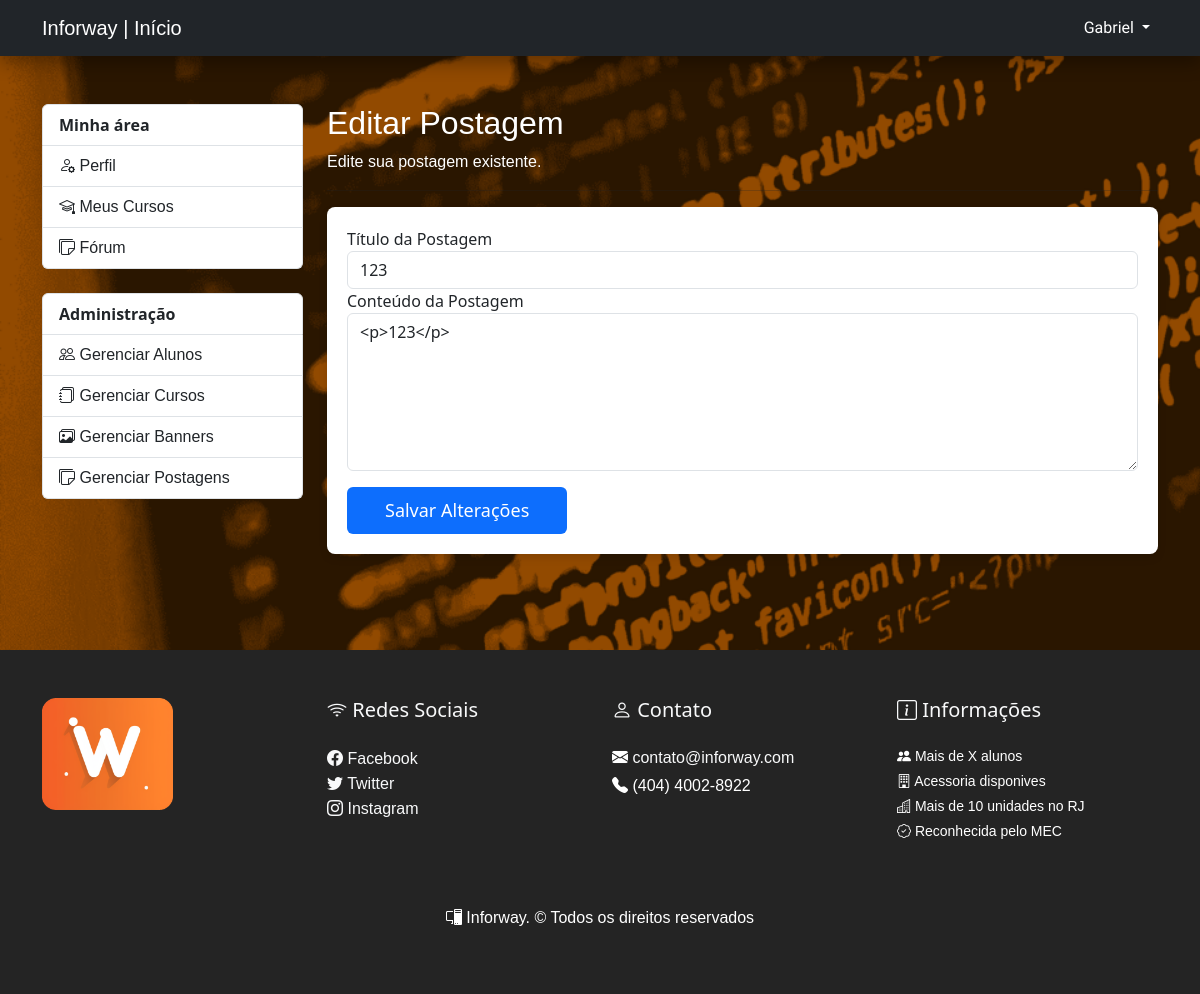
Before: /admin/edit_post.php?post_id=11 (signed in) with the older database file.
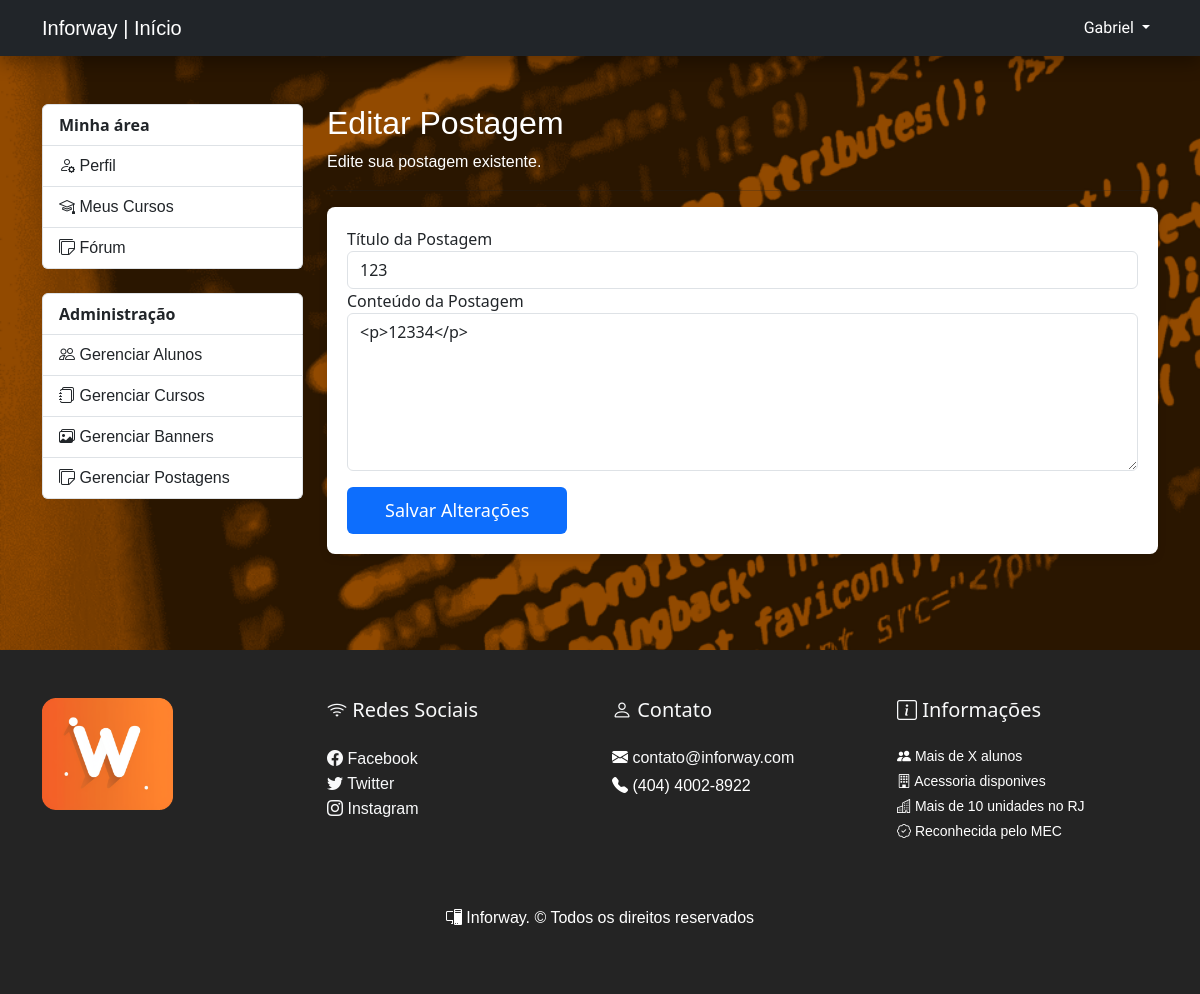
After: the same page with the newer database file.
### tables this page shows
CREATE TABLE `posts` (
  `id` int(11) NOT NULL,
  `user_id` int(11) DEFAULT NULL,
  `title` varchar(255) DEFAULT NULL,
  `content` text DEFAULT NULL,
  `image` varchar(255) NOT NULL,
  `views` int(11) NOT NULL,
  `created_at` timestamp NOT NULL DEFAULT current_timestamp()
);

### admin/edit_post.php (the view, shortened to what this page needs)
<?php
if (isset($_GET['post_id'])) {
    $post_id = $_GET['post_id'];
} else {
    header("Location: ../404.php");
    exit();
}
$connection = connectDatabase();
$query = "SELECT title, content FROM posts WHERE id = '$post_id'";
$result = mysqli_query($connection, $query);
if (mysqli_num_rows($result) > 0) {
    $row = mysqli_fetch_assoc($result);
    $existing_title = $row['title'];
    $existing_content = $row['content'];
} else {
    header("Location: ../404.php");
    exit();
}
$pageInfo = array(
    'title' => 'Editar Postagem',
    'description' => 'Edite sua postagem existente.',
    'pageName' => 'edit_post',
);
include_once('../components/admin/header.php');
?>
<main class="container py-5">
    <div class="row">
        <div class="col-md-3">
            <?php include_once('../components/admin/menu_sidebar.php'); ?>
        </div>
        <section class="col-md-9">
            <h2><?= $pageInfo['title'] ?></h2>
            <p><?= $pageInfo['description'] ?></p>
            <hr>
            <div class="card-alunos">
                <div class="card-body">
                    <form action="requests/request_edit_post.php" method="post" enctype="multipart/form-data">
                        <div class="form-group">
                            <label for="title">Título da Postagem</label>
                            <input type="text" class="form-control" id="title" name="title"
                                value="<?= $existing_title ?>">
                        </div>
                        <div class="form-group mb-3">
                            <label for="content">Conteúdo da Postagem</label>
                            <textarea class="form-control" id="content" name="content" rows="6"
                                placeholder="Escreva o conteúdo da postagem"><?= $existing_content ?></textarea>
                        </div>
                        <button type="submit" class="btn btn-primary">Salvar Alterações</button>
                    </form>
                </div>
            </div>
        </section>
    </div>
</main>
<?php
include_once('../components/admin/footer.php');
?>

Changed rows visible on the page:
changed posts: content "<p>123</p>" → "<p>12334</p>"
